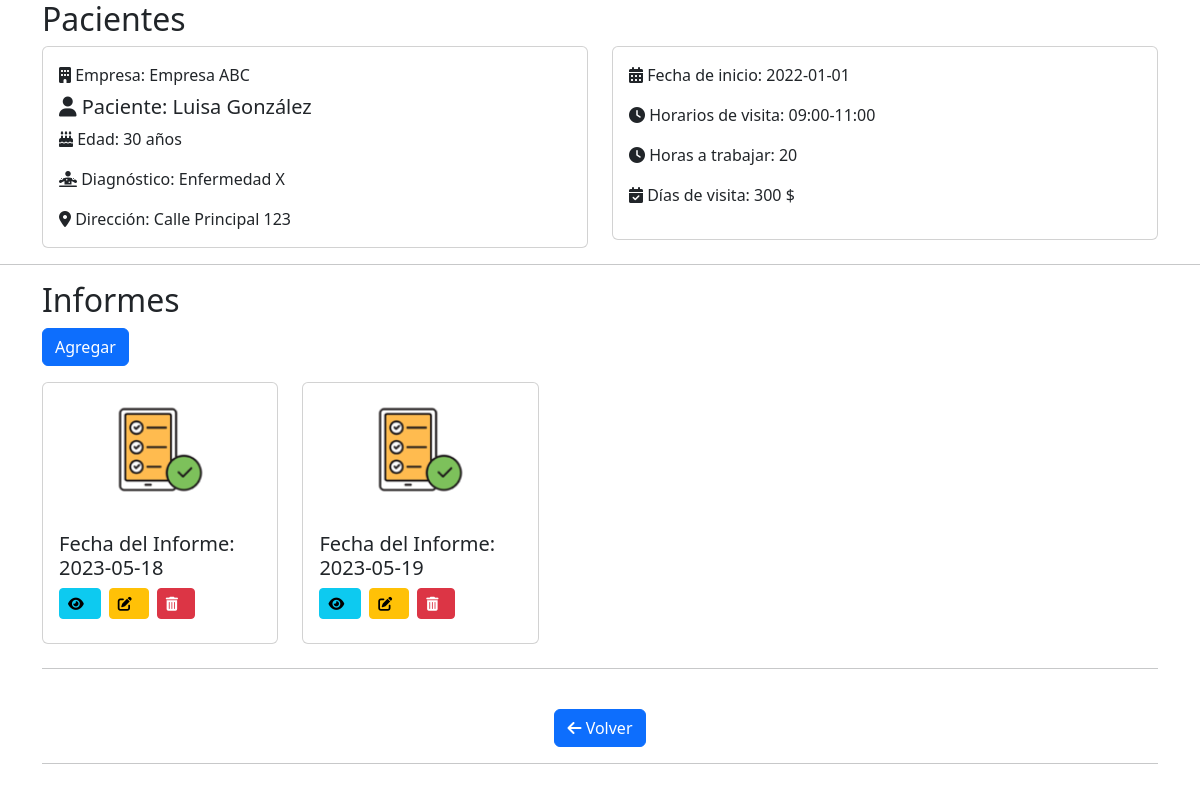
Page /view/paciente/show.php?id=2 on the committed database.
### tables this page shows
CREATE TABLE `paciente` (
  `id_paciente` int(11) NOT NULL,
  `nombre` varchar(200) NOT NULL,
  `apellido` varchar(200) NOT NULL,
  `direccion` varchar(200) NOT NULL,
  `diagnostico` varchar(200) NOT NULL,
  `edad` int(11) NOT NULL,
  `fecha_inicio` date NOT NULL,
  `dias_visita` int(11) NOT NULL,
  `horario_visita` varchar(200) NOT NULL,
  `horas_atrabajar` int(11) NOT NULL,
  `id_cliente` int(11) DEFAULT NULL
);

CREATE TABLE `cliente` (
  `id_cliente` int(11) NOT NULL,
  `nombre_empresa` varchar(200) NOT NULL,
  `nombre_cliente` varchar(200) NOT NULL,
  `apellido_cliente` varchar(200) NOT NULL,
  `telefono` varchar(20) NOT NULL,
  `email_cliente` varchar(200) NOT NULL
);

CREATE TABLE `informe` (
  `id_informe` int(11) NOT NULL,
  `id_cliente` int(11) DEFAULT NULL,
  `id_paciente` int(11) DEFAULT NULL,
  `fecha_informe` date NOT NULL,
  `informe_text` text NOT NULL
);

### view/paciente/show.php (the view, shortened to what this page needs)
<!DOCTYPE html>
<html>
<head>
	<link href="https://cdn.jsdelivr.net/npm/bootstrap@5.3.0-alpha3/dist/css/bootstrap.min.css" rel="stylesheet">
</head>
<body>
<?php
include "../../conf/conexion.php";
$conn = new mysqli($servername, $username, $password, $dbname);
$idPaciente = $_GET['id'];
$sql = "SELECT paciente.*, cliente.nombre_empresa FROM paciente JOIN cliente ON paciente.id_cliente = cliente.id_cliente WHERE paciente.id_paciente = $idPaciente";
$result = $conn->query($sql);
if ($result->num_rows > 0) {
    $row = $result->fetch_assoc();
    $nombre = $row['nombre'];
    $apellido = $row['apellido'];
    $edad = $row['edad'];
    $diagnostico = $row['diagnostico'];
    $direccion = $row['direccion'];
    $fechaInicio = $row['fecha_inicio'];
    $horarioVisita = $row['horario_visita'];
    $horasATrabajar = $row['horas_atrabajar'];
    $diasVisita = $row['dias_visita'];
    $nombreEmpresa = $row['nombre_empresa'];
    echo '<div class="container">';
    echo '<h2>Pacientes</h2>';
    echo '<div class="row">';
    echo '<div class="col-md-6">';
    echo '<div class="card">';
    echo '<div class="card-body">';
    echo '<p class="card-title"><i class="fas fa-building"></i> Empresa: ' . $nombreEmpresa . '</p>';
    echo '<h5 class="card-text"><i class="fas fa-user"></i> Paciente: ' . $nombre . ' ' . $apellido . '</h5>';
    echo '<p class="card-text"><i class="fas fa-birthday-cake"></i> Edad: ' . $edad . ' años</p>';
    echo '<p class="card-text"><i class="fas fa-diagnoses"></i> Diagnóstico: ' . $diagnostico . '</p>';
    echo '<p class="card-text"><i class="fas fa-map-marker-alt"></i> Dirección: ' . $direccion . '</p>';
    echo '</div>';
    echo '</div>';
    echo '</div>';
    echo '<div class="col-md-6">';
    echo '<div class="card">';
    echo '<div class="card-body">';
    echo '<div class="card-info">';
    echo '<p class="card-info-item"><i class="fas fa-calendar-alt"></i> Fecha de inicio: ' . $fechaInicio . '</p>';
    echo '<p class="card-info-item"><i class="fas fa-clock"></i> Horarios de visita: ' . $horarioVisita . '</p>';
    echo '<p class="card-info-item"><i class="fas fa-clock"></i> Horas a trabajar: ' . $horasATrabajar . '</p>';
    echo '<p class="card-info-item"><i class="fas fa-calendar-check"></i> Días de visita: ' . $diasVisita . ' $</p>';
    echo '</div>';
    echo '</div>';
    echo '</div>';
    echo '</div>';
    echo '</div>';
    echo '</div>';
    echo '<hr>';
    echo '<div class="container">';
    echo '<h2>Informes</h2>';
    echo '<button class="btn btn-primary mb-3" data-toggle="modal" data-target="#agregarModal">Agregar</button>';
    $idPaciente = $_GET['id'];
    $sqlInformes = "SELECT * FROM informe WHERE id_paciente = $idPaciente";
    $resultInformes = $conn->query($sqlInformes);
    if ($resultInformes->num_rows > 0) {
        echo '<div class="row " style="width:70%;">';
        while ($rowInforme = $resultInformes->fetch_assoc()) {
            $idInforme = $rowInforme['id_informe'];
            $fechaInforme = $rowInforme['fecha_informe'];
            echo '<div class="col-md-4">';
            echo '<div class="card mb-2">';
            echo '<div class="card-body d-flex justify-content-center">';
            echo '<img src="../../public/img/card-info.png" class="card-img-top" alt="Imagen de paciente" style="width:50%;">';
            echo '</div>';
            echo '<div class="card-body">';
            echo '<h5 class="card-title">Fecha del Informe: ' . $fechaInforme . '</h5>';
            echo '<div class="text-right">';
            echo '<a href="../informe/index.php?id=' . $idInforme . '" class="btn btn-info btn-sm mb-2 me-2"><i class="fas fa-eye me-2"></i></a>';
            echo '<a href="../informe/edit_informe.php?id=' . $idInforme . '" class="btn btn-warning btn-sm mb-2 me-2"><i class="fas fa-edit me-2"></i></a>';
            echo '<a href="../informe/delete_informe.php?id=' . $idInforme . '" class="btn btn-danger btn-sm mb-2 me-2"><i class="fas fa-trash-alt me-2"></i></a>';
            echo '</div>';
            echo '</div>';
            echo '</div>';
            echo '</div>';
        }
        echo '</div>';
    } else {
        echo '<p>No se encontraron informes.</p>';
    }
  }
    ?>
  <hr>
<br>
<div class="text-center">
    <?php
    echo '<button onclick="history.go(-1)" class="btn btn-primary">';
    echo '<i class="fas fa-arrow-left"></i> Volver';
    echo '</button>';
    ?>
</div>
<hr>
<br>
</body>
</html>

### rows in the picture
paciente: id_cliente.nombre_empresa "Empresa ABC", nombre "Luisa", apellido "González", edad "30", diagnostico "Enfermedad X", direccion "Calle Principal 123", fecha_inicio "2022-01-01", horario_visita "09:00-11:00", horas_atrabajar "20", dias_visita "300"
informe: fecha_informe "2023-05-18"
informe: fecha_informe "2023-05-19"
